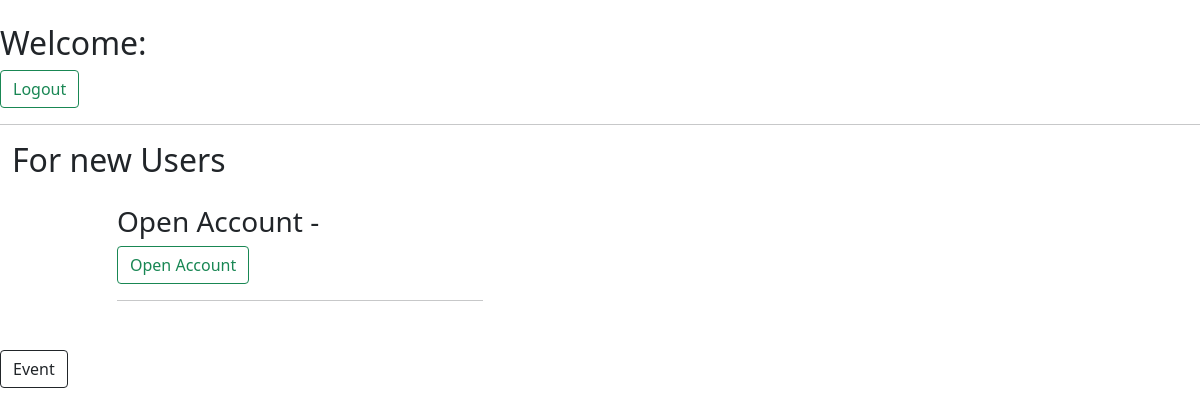
Page /account/ (signed in) on the earlier database version.
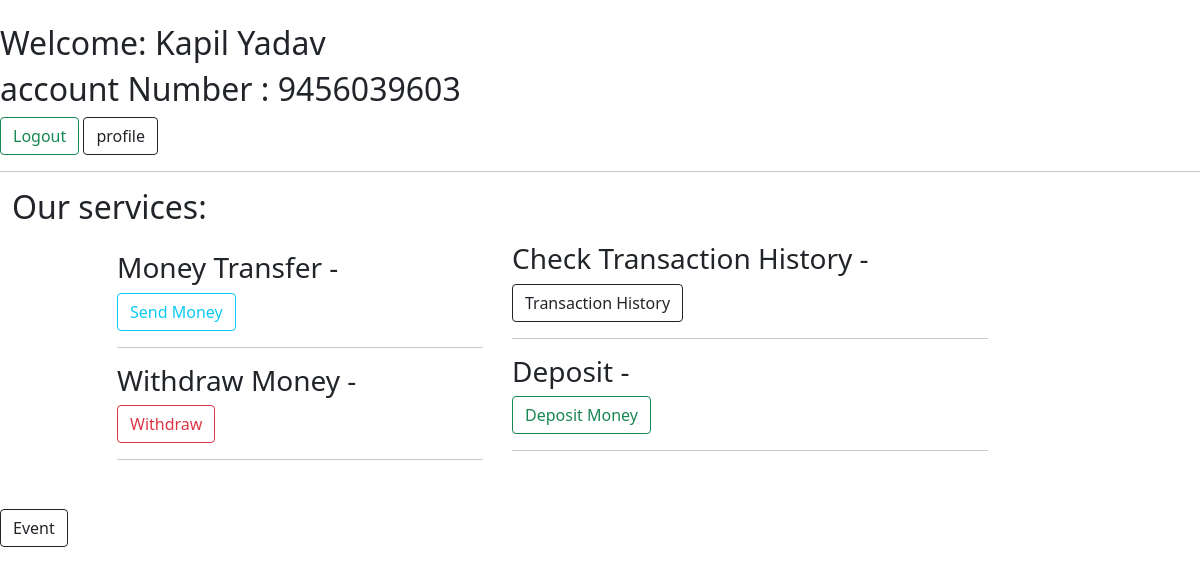
Same page on the later database version.
### accountapp/models.py (models this page shows, shortened)
class User_Model(models.Model):
    name = models.CharField(max_length=150, default="")
    email = models.EmailField(max_length=254, default="")
    password = models.CharField(max_length=50, default="")
    address = models.CharField(max_length=50, blank=True)

class UserBankAccount(models.Model):
    user = models.ForeignKey(User_Model, related_name='account', on_delete=models.CASCADE)
    account_type = models.CharField(max_length=1, choices=ACCOUNT_TYPE)
    account_no = models.PositiveIntegerField(unique=True, default=random_string())
    initial_balance = models.DecimalField(default=0, max_digits=12, decimal_places=2)
    date_of_opening = models.DateField(auto_now_add=True, null=True)
    contact = models.PositiveIntegerField(null=True, validators=[MaxValueValidator(9999999999), MinValueValidator(999)])
    gender = models.CharField(max_length=1, choices=GENDER_CHOICE)
    birth_date = models.DateField(null=True, blank=True)
    address = models.CharField(max_length=50, blank=True)
    status = models.BooleanField(max_length=1, default=True, auto_created=True)

### accountapp/views.py (the view)
# urls.py: 2. Add a URL to urlpatterns:  path('', views.home, name='home')
def home(request):
    if 'email' in request.session:
        mail_id = request.session['email']
        print(mail_id)
        user_id = User_Model.objects.filter(email=mail_id)
        for i in user_id:
            user_name = i.name
            if UserBankAccount.objects.filter(user__email=mail_id).exists():
                account_detail = UserBankAccount.objects.get(user__email=mail_id)
                content = {
                    'user_name': user_name,
                    'account_detail': account_detail
                }
                return render(request, 'accountapp/home.html', content)
    else:
        e = "error occur!"
        return render(request, 'accountapp/home.html', {'exception': e})
    return render(request, 'accountapp/home.html')

### templates/accountapp/home.html (shortened to what this page needs)
{% extends 'base.html' %}
{% block body %}
<br>
{% if message %}
<br>
<a href="{% url 'homepage' %}" class="btn btn-outline-dark" type="submit" >Back</a>
<div class="col-sm-5  offset-1 alert alert-danger", style="background-color: rgb(252, 168, 185);">
<h2>you can not make the transaction  if you want to do a transaction you should have activate your account first!!</h2></div> <hr>
{% elif exception %}
    {% include 'core/navbar.html' %}
    <br>
    <div class=" row col-sm-5" ><
    <h2 style="color: rgb(167, 20, 27);" >If you are new to page please sign up details and login first.</h2></div> <hr>
{% elif account_detail%}
     <h2 >Welcome: {{user_name}} </h2>
     <h2>account Number : {{account_detail.account_no}}</h2>
     <a  href="{% url 'logout' %}"  class="btn btn-outline-success" type="submit">Logout</a>
     <a  href="{% url 'user_profile' %}"  class="btn btn-outline-dark" type="submit">profile</a> <hr>
     <div class="container-fluid" >
          <div class="row">
                <h2>Our services: </h2>
          <div class="col-sm-4  offset-1 alert alert", >
          <h3>Money Transfer -</h3>
          <a  href="{% url 'send_money' %}"  class="btn btn-outline-info" type="submit">Send Money</a> <hr>
          <h3>Withdraw Money -</h3>
          <a  href="{% url 'withdraw' %}"  class="btn btn-outline-danger" type="submit">Withdraw</a> <hr>
          </div>
        <div class="col-sm-5 " >
          <h3>Check Transaction History -</h3>
          <a  href="{% url 'transaction_history' %}"  class="btn btn-outline-dark" type="submit">Transaction History</a> <hr>
          <h3>Deposit -</h3>
          <a  href="{% url 'deposit' %}"  class="btn btn-outline-success" type="submit">Deposit Money</a> <hr>
          </div>
     </div>
     </div>
{% else %}
     <h2>Welcome: {{user_name}} </h2>
     <a  href="{% url 'logout' %}"  class="btn btn-outline-success" type="submit">Logout</a> <hr>
     <div class="container-fluid">
          <div class="row">
                <h2>For new Users </h2>
          <div class="col-sm-4  offset-1 alert alert">
          <h3>Open Account -</h3>
          <a  href="{% url 'account' %}"  class="btn btn-outline-success" type="submit">Open Account</a> <hr>
          </div>
     </div>
     </div>
{% endif %}
    <a href="{% url 'event_scheduler' %}" class="btn btn-outline-dark" type="submit" >Event</a>
{% endblock body %}

### templates/base.html (shortened to what this page needs)
<!doctype html>
{% load static %}
<html lang="en">
  <head>
    <link href="https://cdn.jsdelivr.net/npm/bootstrap@5.1.3/dist/css/bootstrap.min.css" rel="stylesheet">
  </head>
  <body>
    {% block body %}{% endblock body %}
  </body>
</html>

Differences in the rows shown:
now on this page (row unchanged): User_Model: name "Kapil Yadav"
added UserBankAccount: account_no "9456039603"
Other differences:
text no longer shown: "For new Users Open Account - Open Account"
text now shown: "account Number : profile Our services: Money Transfer - Send Money Withdraw Money - Withdraw Check Transaction History - Transaction History Deposit - Deposit Money"
